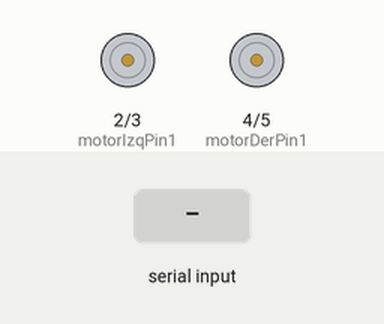
Recording of a sketch running on a simulated Arduino Uno, built with avr-gcc and run on an emulated ATmega328P. Parts: motor-driver pin pairs drawn as motors (green arrow = first pin HIGH = forward, orange = second pin HIGH = backward, longer = more drive, scaled by the enable pin). The test bench sets the inputs (shaded band).

Above: at 1.2 s.
1.3 s: "90,45\n" received over Serial
At 2.1 s:
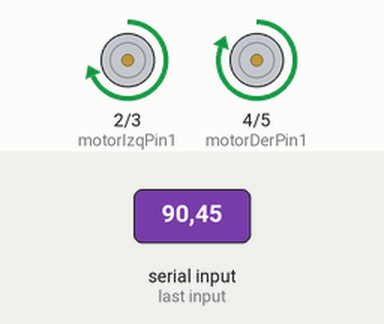
2.8 s: "30,150\n" received over Serial
At 3.3 s:
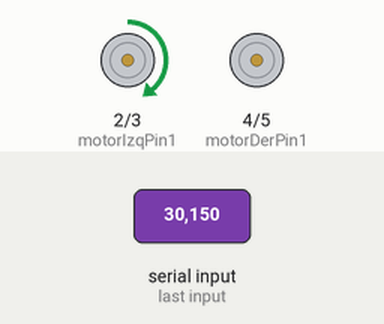
4.3 s: "1,90\n" received over Serial
At 5.6 s:
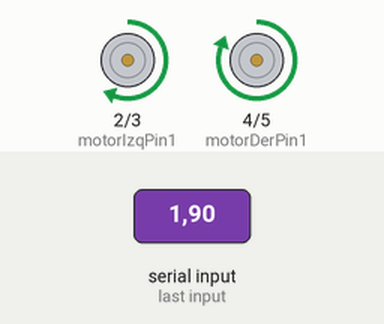
Timing chart, 0 to 7.3 s (numbered marks = the images above; inputs shaded):
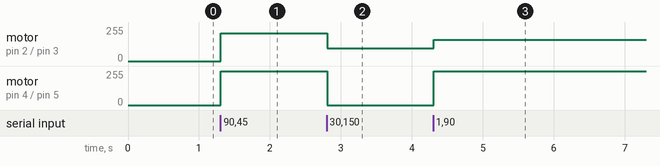

The sketch:

rover_1.ino
```cpp
const int motorIzqPin1 = 2;  // Pin 1 del motor izquierdo
const int motorIzqPin2 = 3;  // Pin 2 del motor izquierdo
const int motorDerPin1 = 4;  // Pin 1 del motor derecho
const int motorDerPin2 = 5;  // Pin 2 del motor derecho

const int DerPWM = 6;
const int IzqPWM = 7;

void setup() {
  // Inicializar pines de los motores
  pinMode(motorIzqPin1, OUTPUT);
  pinMode(motorIzqPin2, OUTPUT);
  pinMode(motorDerPin1, OUTPUT);
  pinMode(motorDerPin2, OUTPUT);
  pinMode(DerPWM, OUTPUT);
  pinMode(IzqPWM, OUTPUT);

  // Inicializar comunicación serial
  Serial.begin(9600);
}

void loop() {
  if (Serial.available() > 0) {
    String data = Serial.readStringUntil('\n');
    int commaIndex = data.indexOf(',');

    if (commaIndex != -1) {
      String valX = data.substring(0, commaIndex);
      String valY = data.substring(commaIndex + 1);

      int posX = valX.toInt();
      int posY = valY.toInt();

      controlGiro(posX);
      controlAvance(posY);
    }
  }
}

void controlGiro(int posX) {
  int velocidad = map(abs(posX), 0, 320, 255, 0);

  if (posX < 0) {
    // Mover hacia la izquierda
    digitalWrite(motorIzqPin1, HIGH);
    digitalWrite(motorIzqPin2, LOW);
    digitalWrite(motorDerPin1, LOW);
    digitalWrite(motorDerPin2, HIGH);
    analogWrite(DerPWM, velocidad);
    analogWrite(IzqPWM, velocidad);

  } else {
    // Mover hacia la derecha
    digitalWrite(motorIzqPin1, LOW);
    digitalWrite(motorIzqPin2, HIGH);
    digitalWrite(motorDerPin1, HIGH);
    digitalWrite(motorDerPin2, LOW);
    analogWrite(DerPWM, velocidad);
    analogWrite(IzqPWM, velocidad);

  }
}

void controlAvance(int posY) {
  int velocidad = map(abs(posY), 0, 240, 255, 0);

  if (posY < 0) {
    // Mover hacia la izquierda
    digitalWrite(motorIzqPin1, LOW);
    digitalWrite(motorIzqPin2, HIGH);
    digitalWrite(motorDerPin1, LOW);
    digitalWrite(motorDerPin2, HIGH);
    analogWrite(DerPWM, velocidad);
    analogWrite(IzqPWM, velocidad);


  } else {
    // Mover hacia la derecha
    digitalWrite(motorIzqPin1, HIGH);
    digitalWrite(motorIzqPin2, LOW);
    digitalWrite(motorDerPin1, HIGH);
    digitalWrite(motorDerPin2, LOW);
    analogWrite(DerPWM, velocidad);
    analogWrite(IzqPWM, velocidad);

  }
}
```

Measured:
- after the input at 1.3 s, motor on pin 2 (motorIzqPin1) / pin 3 (motorIzqPin2): stopped → forward 208/255 at once; motor on pin 4 (motorDerPin1) / pin 5 (motorDerPin2): stopped → forward 255/255 at once
- after the input at 2.8 s, motor on pin 2 (motorIzqPin1) / pin 3 (motorIzqPin2): forward 208/255 → forward 96/255 at once; motor on pin 4 (motorDerPin1) / pin 5 (motorDerPin2): forward 255/255 → stopped at once
- after the input at 4.3 s, motor on pin 2 (motorIzqPin1) / pin 3 (motorIzqPin2): forward 96/255 → forward 160/255 at once; motor on pin 4 (motorDerPin1) / pin 5 (motorDerPin2): stopped → forward 255/255 at once
